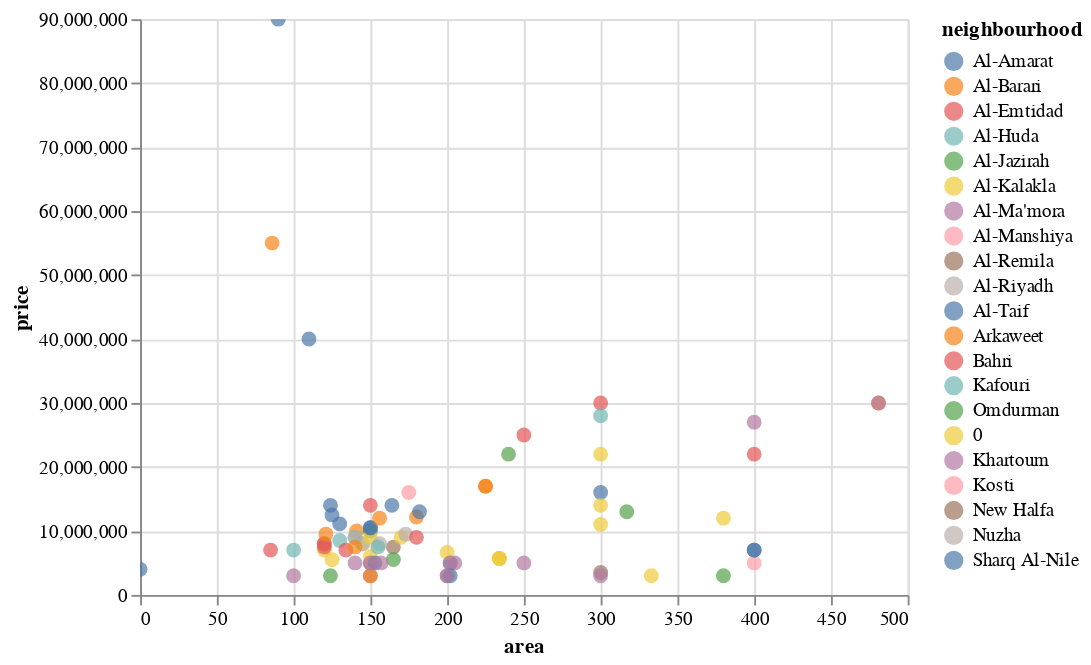

Write notebook code for a chart like this one.
### Code cell
data.loc[:,'price'] = np.where(data['price'] < 100, data['price']*1000000, data['price'])
alt.Chart(data).mark_circle(size=60).encode(
    x='area:Q',
    y='price:Q',
    color='neighbourhood:N',
    tooltip=['area', 'price', 'neighbourhood', 'bedrooms','bathrooms']
).interactive()

### Figure 1 — Vega-Lite specification as saved in the notebook (floating-point values rounded to 4 significant figures)
{"$schema": "https://vega.github.io/schema/vega-lite/v3.4.0.json", "config": {"mark": {"tooltip": null}, "view": {"height": 300, "width": 400}}, "data": {"name": "data-19191acd19fc3b69195fa2ae48d382fd"}, "datasets": {"data-19191acd19fc3b69195fa2ae48d382fd": [{"Unnamed: 0": 4, "area": 234, "bathrooms": "2", "bedrooms": "2", "neighbourhood": "Al-Kalakla", "price": 5700000}, {"Unnamed: 0": 6, "area": 234, "bathrooms": "2", "bedrooms": "2", "neighbourhood": "Al-Kalakla", "price": 5700000}, {"Unnamed: 0": 8, "area": 234, "bathrooms": "2", "bedrooms": "2", "neighbourhood": "Al-Kalakla", "price": 5700000}, {"Unnamed: 0": 15, "area": 180, "bathrooms": "3", "bedrooms": "2", "neighbourhood": "Arkaweet", "price": 12177046}, {"Unnamed: 0": 17, "area": 240, "bathrooms": "O", "bedrooms": "3", "neighbourhood": "Omdurman", "price": 22000000}, {"Unnamed: 0": 22, "area": 0, "bathrooms": "2", "bedrooms": "3", "neighbourhood": "Al-Amarat", "price": 4000000}, {"Unnamed: 0": 30, "area": 145, "bathrooms": "3", "bedrooms": "3", "neighbourhood": 0, "price": 8000000}, {"Unnamed: 0": 31, "area": 300, "bathrooms": "2", "bedrooms": "3", "neighbourhood": 0, "price": 11000000}, {"Unnamed: 0": 43, "area": 124, "bathrooms": "2", "bedrooms": "2", "neighbourhood": "Omdurman", "price": 3000000}, {"Unnamed: 0": 48, "area": 141, "bathrooms": "2", "bedrooms": "3", "neighbourhood": "Arkaweet", "price": 10000000}, {"Unnamed: 0": 51, "area": 300, "bathrooms": "3", "bedrooms": "3", "neighbourhood": "Al-Emtidad", "price": 30000000}, {"Unnamed: 0": 54, "area": 150, "bathrooms": "O", "bedrooms": "4", "neighbourhood": "Khartoum", "price": 5000000}, {"Unnamed: 0": 61, "area": 300, "bathrooms": "2", "bedrooms": "3", "neighbourhood": "Sharq Al-Nile", "price": 16000000}, {"Unnamed: 0": 71, "area": 182, "bathrooms": "2", "bedrooms": "3", "neighbourhood": "Al-Amarat", "price": 13000000}, {"Unnamed: 0": 72, "area": 150, "bathrooms": "2", "bedrooms": "3", "neighbourhood": "Khartoum", "price": 3000000}, {"Unnamed: 0": 77, "area": 202, "bathrooms": "4", "bedrooms": "3", "neighbourhood": "Al-Amarat", "price": 5000000}, {"Unnamed: 0": 82, "area": 250, "bathrooms": "2", "bedrooms": "3", "neighbourhood": "Al-Emtidad", "price": 25000000}, {"Unnamed: 0": 83, "area": 85, "bathrooms": "O", "bedrooms": "2", "neighbourhood": "Bahri", "price": 7000000}, {"Unnamed: 0": 84, "area": 125, "bathrooms": "2", "bedrooms": "3", "neighbourhood": 0, "price": 5500000}, {"Unnamed: 0": 88, "area": 400, "bathrooms": "3", "bedrooms": "3", "neighbourhood": "Bahri", "price": 22000000}, {"Unnamed: 0": 91, "area": 150, "bathrooms": "3", "bedrooms": "2", "neighbourhood": "Al-Jazirah", "price": 10000000}, {"Unnamed: 0": 93, "area": 250, "bathrooms": "3", "bedrooms": "3", "neighbourhood": "Khartoum", "price": 5000000}, {"Unnamed: 0": 94, "area": 130, "bathrooms": "3", "bedrooms": "2", "neighbourhood": "Al-Amarat", "price": 11111111}, {"Unnamed: 0": 96, "area": 110, "bathrooms": "3", "bedrooms": "3", "neighbourhood": "Al-Amarat", "price": 40000000}, {"Unnamed: 0": 101, "area": 205, "bathrooms": "3", "bedrooms": "1", "neighbourhood": "Khartoum", "price": 5000000}, {"Unnamed: 0": 108, "area": 140, "bathrooms": "3", "bedrooms": "3", "neighbourhood": "Khartoum", "price": 5000000}, {"Unnamed: 0": 113, "area": 165, "bathrooms": "3", "bedrooms": "3", "neighbourhood": "Al-Remila", "price": 7472278}, {"Unnamed: 0": 116, "area": 145, "bathrooms": "3", "bedrooms": "3", "neighbourhood": "Al-Riyadh", "price": 8000000}, {"Unnamed: 0": 118, "area": 200, "bathrooms": "2", "bedrooms": "3", "neighbourhood": 0, "price": 6642025}, {"Unnamed: 0": 120, "area": 300, "bathrooms": "3", "bedrooms": "3", "neighbourhood": "New Halfa", "price": 3500000}, {"Unnamed: 0": 124, "area": 225, "bathrooms": "O", "bedrooms": "3", "neighbourhood": "Arkaweet", "price": 17000000}, {"Unnamed: 0": 126, "area": 225, "bathrooms": "2", "bedrooms": "3", "neighbourhood": "Arkaweet", "price": 17000000}, {"Unnamed: 0": 141, "area": 202, "bathrooms": "O", "bedrooms": "3", "neighbourhood": "Khartoum", "price": 5000000}, {"Unnamed: 0": 148, "area": 200, "bathrooms": "O", "bedrooms": "3", "neighbourhood": "Khartoum", "price": 3000000}, {"Unnamed: 0": 151, "area": 202, "bathrooms": "2", "bedrooms": "3", "neighbourhood": "Al-Amarat", "price": 3000000}, {"Unnamed: 0": 152, "area": 200, "bathrooms": "3", "bedrooms": "3", "neighbourhood": "Khartoum", "price": 3000000}, {"Unnamed: 0": 175, "area": 481, "bathrooms": "3", "bedrooms": "3", "neighbourhood": "Arkaweet", "price": 30000000}, {"Unnamed: 0": 177, "area": 481, "bathrooms": "2", "bedrooms": "3", "neighbourhood": "Al-Ma'mora", "price": 30000000}, {"Unnamed: 0": 178, "area": 380, "bathrooms": "2", "bedrooms": "3", "neighbourhood": "Omdurman", "price": 3000000}, {"Unnamed: 0": 187, "area": 130, "bathrooms": "3", "bedrooms": "6", "neighbourhood": "Kafouri", "price": 8500000}, {"Unnamed: 0": 204, "area": 170, "bathrooms": "2", "bedrooms": "2", "neighbourhood": 0, "price": 9000000}, {"Unnamed: 0": 211, "area": 400, "bathrooms": "3", "bedrooms": "3", "neighbourhood": "Kosti", "price": 5000000}, {"Unnamed: 0": 213, "area": 120, "bathrooms": "2", "bedrooms": "3", "neighbourhood": 0, "price": 8000000}, {"Unnamed: 0": 217, "area": 120, "bathrooms": "3", "bedrooms": "S", "neighbourhood": "Nuzha", "price": 8000000}, {"Unnamed: 0": 223, "area": 100, "bathrooms": "2", "bedrooms": "2", "neighbourhood": "Khartoum", "price": 3000000}, {"Unnamed: 0": 225, "area": 165, "bathrooms": "3", "bedrooms": "3", "neighbourhood": "Omdurman", "price": 5535021}, {"Unnamed: 0": 228, "area": 140, "bathrooms": "3", "bedrooms": "1", "neighbourhood": "Kafouri", "price": 9000000}, {"Unnamed: 0": 229, "area": 300, "bathrooms": "2", "bedrooms": "2", "neighbourhood": 0, "price": 22000000}, {"Unnamed: 0": 231, "area": 120, "bathrooms": "3", "bedrooms": "3", "neighbourhood": 0, "price": 7000500}, {"Unnamed: 0": 238, "area": 150, "bathrooms": "3", "bedrooms": "3", "neighbourhood": "Bahri", "price": 14000000}, {"Unnamed: 0": 240, "area": 150, "bathrooms": "3", "bedrooms": "3", "neighbourhood": 0, "price": 9000000}, {"Unnamed: 0": 245, "area": 90, "bathrooms": "2", "bedrooms": "3", "neighbourhood": "Al-Amarat", "price": 90000000}, {"Unnamed: 0": 247, "area": 86, "bathrooms": "2", "bedrooms": "2", "neighbourhood": "Al-Barari", "price": 55000000}, {"Unnamed: 0": 250, "area": 134, "bathrooms": "3", "bedrooms": "3", "neighbourhood": "Bahri", "price": 7000500}, {"Unnamed: 0": 259, "area": 300, "bathrooms": "3", "bedrooms": "S", "neighbourhood": "Al-Huda", "price": 28000000}, {"Unnamed: 0": 261, "area": 120, "bathrooms": "3", "bedrooms": "3", "neighbourhood": "Bahri", "price": 8000000}, {"Unnamed: 0": 267, "area": 317, "bathrooms": "2", "bedrooms": "2", "neighbourhood": "Omdurman", "price": 13000000}, {"Unnamed: 0": 270, "area": 156, "bathrooms": "3", "bedrooms": "3", "neighbourhood": "Nuzha", "price": 8000000}, {"Unnamed: 0": 273, "area": 173, "bathrooms": "3", "bedrooms": "3", "neighbourhood": "Nuzha", "price": 9500000}, {"Unnamed: 0": 278, "area": 400, "bathrooms": "2", "bedrooms": "3", "neighbourhood": "Sharq Al-Nile", "price": 7000000}, {"Unnamed: 0": 279, "area": 400, "bathrooms": "2", "bedrooms": "2", "neighbourhood": "Sharq Al-Nile", "price": 7000000}, {"Unnamed: 0": 293, "area": 140, "bathrooms": "3", "bedrooms": "3", "neighbourhood": "Al-Riyadh", "price": 9000000}, {"Unnamed: 0": 294, "area": 380, "bathrooms": "3", "bedrooms": "3", "neighbourhood": 0, "price": 12000000}, {"Unnamed: 0": 295, "area": 124, "bathrooms": "3", "bedrooms": "3", "neighbourhood": "Al-Amarat", "price": 14000000}, {"Unnamed: 0": 297, "area": 175, "bathrooms": "3", "bedrooms": "4", "neighbourhood": "Al-Manshiya", "price": 16000000}, {"Unnamed: 0": 300, "area": 150, "bathrooms": "2", "bedrooms": "3", "neighbourhood": "Al-Taif", "price": 10500000}, {"Unnamed: 0": 301, "area": 150, "bathrooms": "3", "bedrooms": "2", "neighbourhood": "Al-Taif", "price": 10500000}, {"Unnamed: 0": 302, "area": 120, "bathrooms": "2", "bedrooms": "3", "neighbourhood": "Bahri", "price": 7500000}, {"Unnamed: 0": 304, "area": 156, "bathrooms": "2", "bedrooms": "3", "neighbourhood": "Arkaweet", "price": 12000000}, {"Unnamed: 0": 306, "area": 100, "bathrooms": "3", "bedrooms": "3", "neighbourhood": "Kafouri", "price": 7000000}, {"Unnamed: 0": 308, "area": 125, "bathrooms": "3", "bedrooms": "3", "neighbourhood": "Al-Amarat", "price": 12500000}, {"Unnamed: 0": 316, "area": 150, "bathrooms": "2", "bedrooms": "5", "neighbourhood": 0, "price": 6000000}, {"Unnamed: 0": 318, "area": 164, "bathrooms": "2", "bedrooms": "4", "neighbourhood": "Al-Amarat", "price": 14000000}, {"Unnamed: 0": 319, "area": 180, "bathrooms": "2", "bedrooms": "3", "neighbourhood": "Bahri", "price": 9000000}, {"Unnamed: 0": 322, "area": 153, "bathrooms": "2", "bedrooms": "3", "neighbourhood": "Al-Amarat", "price": 5000000}, {"Unnamed: 0": 323, "area": 150, "bathrooms": "3", "bedrooms": "3", "neighbourhood": "Arkaweet", "price": 3000000}, {"Unnamed: 0": 331, "area": 300, "bathrooms": "3", "bedrooms": "4", "neighbourhood": "Khartoum", "price": 3000000}, {"Unnamed: 0": 334, "area": 333, "bathrooms": "O", "bedrooms": "3", "neighbourhood": 0, "price": 3000000}, {"Unnamed: 0": 345, "area": 400, "bathrooms": "3", "bedrooms": "3", "neighbourhood": "Al-Ma'mora", "price": 27000000}, {"Unnamed: 0": 352, "area": 150, "bathrooms": "2", "bedrooms": "3", "neighbourhood": "Khartoum", "price": 5000000}, {"Unnamed: 0": 356, "area": 300, "bathrooms": "2", "bedrooms": "2", "neighbourhood": 0, "price": 14000000}, {"Unnamed: 0": 362, "area": 140, "bathrooms": "2", "bedrooms": "3", "neighbourhood": "Arkaweet", "price": 7500000}, {"Unnamed: 0": 363, "area": 155, "bathrooms": "3", "bedrooms": "2", "neighbourhood": "Kafouri", "price": 7500000}, {"Unnamed: 0": 369, "area": 121, "bathrooms": "3", "bedrooms": "2", "neighbourhood": "Arkaweet", "price": 9500000}, {"Unnamed: 0": 371, "area": 157, "bathrooms": "2", "bedrooms": "2", "neighbourhood": "Khartoum", "price": 5000000}]}, "encoding": {"color": {"field": "neighbourhood", "type": "nominal"}, "tooltip": [{"field": "area", "type": "quantitative"}, {"field": "price", "type": "quantitative"}, {"field": "neighbourhood", "type": "quantitative"}, {"field": "bedrooms", "type": "nominal"}, {"field": "bathrooms", "type": "nominal"}], "x": {"field": "area", "type": "quantitative"}, "y": {"field": "price", "type": "quantitative"}}, "mark": {"size": 60, "type": "circle"}, "selection": {"selector005": {"bind": "scales", "encodings": ["x", "y"], "type": "interval"}}}
